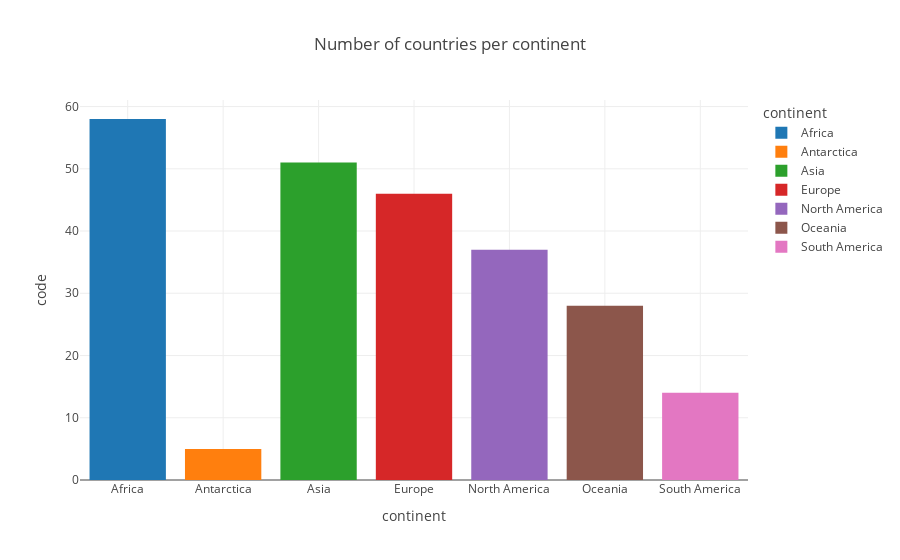

Notebook source saved alongside this figure:
### Code cell
px.bar(continent, 
       x=continent.index, 
       y='code', 
       title='Number of countries per continent',
       labels={'x':'Continent', 'y':'Number of countries'},
       template='gridon',
       color=continent.index
       ).show()

### Figure 1 — Plotly figure (JSON) as saved in the notebook; plotly's stock layout.template omitted (floating-point values rounded to 4 significant figures)
{"data": [{"hovertemplate": "continent=%{x}<br>code=%{y}<extra></extra>", "legendgroup": "Africa", "marker": {"color": "#1F77B4", "pattern": {"shape": ""}}, "name": "Africa", "orientation": "v", "showlegend": true, "textposition": "auto", "type": "bar", "x": ["Africa"], "xaxis": "x", "y": [58], "yaxis": "y"}, {"hovertemplate": "continent=%{x}<br>code=%{y}<extra></extra>", "legendgroup": "Antarctica", "marker": {"color": "#FF7F0E", "pattern": {"shape": ""}}, "name": "Antarctica", "orientation": "v", "showlegend": true, "textposition": "auto", "type": "bar", "x": ["Antarctica"], "xaxis": "x", "y": [5], "yaxis": "y"}, {"hovertemplate": "continent=%{x}<br>code=%{y}<extra></extra>", "legendgroup": "Asia", "marker": {"color": "#2CA02C", "pattern": {"shape": ""}}, "name": "Asia", "orientation": "v", "showlegend": true, "textposition": "auto", "type": "bar", "x": ["Asia"], "xaxis": "x", "y": [51], "yaxis": "y"}, {"hovertemplate": "continent=%{x}<br>code=%{y}<extra></extra>", "legendgroup": "Europe", "marker": {"color": "#D62728", "pattern": {"shape": ""}}, "name": "Europe", "orientation": "v", "showlegend": true, "textposition": "auto", "type": "bar", "x": ["Europe"], "xaxis": "x", "y": [46], "yaxis": "y"}, {"hovertemplate": "continent=%{x}<br>code=%{y}<extra></extra>", "legendgroup": "North America", "marker": {"color": "#9467BD", "pattern": {"shape": ""}}, "name": "North America", "orientation": "v", "showlegend": true, "textposition": "auto", "type": "bar", "x": ["North America"], "xaxis": "x", "y": [37], "yaxis": "y"}, {"hovertemplate": "continent=%{x}<br>code=%{y}<extra></extra>", "legendgroup": "Oceania", "marker": {"color": "#8C564B", "pattern": {"shape": ""}}, "name": "Oceania", "orientation": "v", "showlegend": true, "textposition": "auto", "type": "bar", "x": ["Oceania"], "xaxis": "x", "y": [28], "yaxis": "y"}, {"hovertemplate": "continent=%{x}<br>code=%{y}<extra></extra>", "legendgroup": "South America", "marker": {"color": "#E377C2", "pattern": {"shape": ""}}, "name": "South America", "orientation": "v", "showlegend": true, "textposition": "auto", "type": "bar", "x": ["South America"], "xaxis": "x", "y": [14], "yaxis": "y"}], "layout": {"barmode": "relative", "legend": {"title": {"text": "continent"}, "tracegroupgap": 0}, "title": {"text": "Number of countries per continent"}, "xaxis": {"anchor": "y", "categoryarray": ["Africa", "Antarctica", "Asia", "Europe", "North America", "Oceania", "South America"], "categoryorder": "array", "domain": [0, 1], "title": {"text": "continent"}}, "yaxis": {"anchor": "x", "domain": [0, 1], "title": {"text": "code"}}}}
